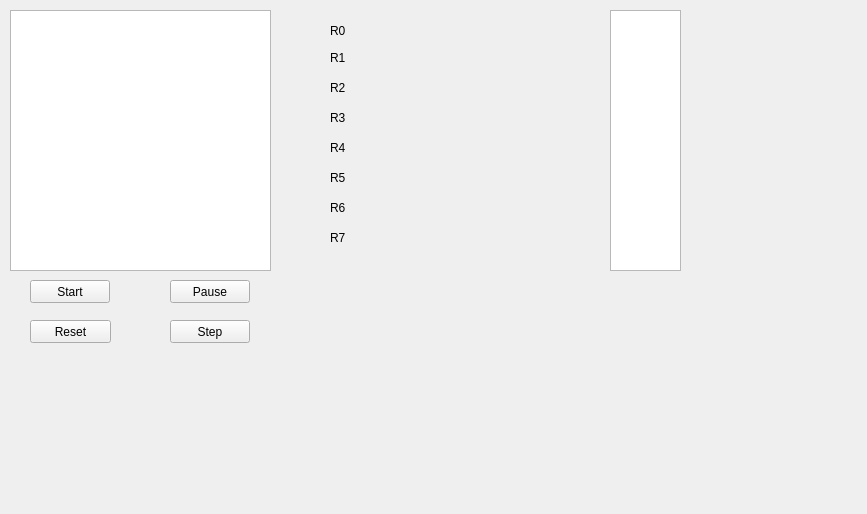
<?xml version="1.0" encoding="UTF-8"?>
<ui version="4.0">
 <class>MainWidget</class>
 <widget class="QWidget" name="MainWidget">
  <property name="geometry">
   <rect>
    <x>0</x>
    <y>0</y>
    <width>867</width>
    <height>514</height>
   </rect>
  </property>
  <property name="windowTitle">
   <string>MainWidget</string>
  </property>
  <widget class="QPushButton" name="pushButton">
   <property name="geometry">
    <rect>
     <x>30</x>
     <y>280</y>
     <width>80</width>
     <height>23</height>
    </rect>
   </property>
   <property name="text">
    <string>Start</string>
   </property>
  </widget>
  <widget class="QPushButton" name="pushButton_2">
   <property name="geometry">
    <rect>
     <x>170</x>
     <y>320</y>
     <width>80</width>
     <height>23</height>
    </rect>
   </property>
   <property name="text">
    <string>Step</string>
   </property>
  </widget>
  <widget class="QPushButton" name="pushButton_3">
   <property name="geometry">
    <rect>
     <x>30</x>
     <y>320</y>
     <width>81</width>
     <height>23</height>
    </rect>
   </property>
   <property name="text">
    <string>Reset</string>
   </property>
  </widget>
  <widget class="QPushButton" name="pushButton_4">
   <property name="geometry">
    <rect>
     <x>170</x>
     <y>280</y>
     <width>80</width>
     <height>23</height>
    </rect>
   </property>
   <property name="text">
    <string>Pause</string>
   </property>
  </widget>
  <widget class="QGraphicsView" name="graphicsView">
   <property name="geometry">
    <rect>
     <x>10</x>
     <y>10</y>
     <width>261</width>
     <height>261</height>
    </rect>
   </property>
  </widget>
  <widget class="QListWidget" name="listWidget">
   <property name="geometry">
    <rect>
     <x>610</x>
     <y>10</y>
     <width>71</width>
     <height>261</height>
    </rect>
   </property>
  </widget>
  <widget class="QLabel" name="label">
   <property name="geometry">
    <rect>
     <x>330</x>
     <y>20</y>
     <width>41</width>
     <height>21</height>
    </rect>
   </property>
   <property name="text">
    <string>R0</string>
   </property>
  </widget>
  <widget class="QLabel" name="label_2">
   <property name="geometry">
    <rect>
     <x>330</x>
     <y>50</y>
     <width>59</width>
     <height>15</height>
    </rect>
   </property>
   <property name="text">
    <string>R1</string>
   </property>
  </widget>
  <widget class="QLabel" name="label_3">
   <property name="geometry">
    <rect>
     <x>330</x>
     <y>80</y>
     <width>59</width>
     <height>15</height>
    </rect>
   </property>
   <property name="text">
    <string>R2</string>
   </property>
  </widget>
  <widget class="QLabel" name="label_4">
   <property name="geometry">
    <rect>
     <x>330</x>
     <y>110</y>
     <width>59</width>
     <height>15</height>
    </rect>
   </property>
   <property name="text">
    <string>R3</string>
   </property>
  </widget>
  <widget class="QLabel" name="label_5">
   <property name="geometry">
    <rect>
     <x>330</x>
     <y>140</y>
     <width>59</width>
     <height>15</height>
    </rect>
   </property>
   <property name="text">
    <string>R4</string>
   </property>
  </widget>
  <widget class="QLabel" name="label_6">
   <property name="geometry">
    <rect>
     <x>330</x>
     <y>170</y>
     <width>59</width>
     <height>15</height>
    </rect>
   </property>
   <property name="text">
    <string>R5</string>
   </property>
  </widget>
  <widget class="QLabel" name="label_7">
   <property name="geometry">
    <rect>
     <x>330</x>
     <y>200</y>
     <width>59</width>
     <height>15</height>
    </rect>
   </property>
   <property name="text">
    <string>R6</string>
   </property>
  </widget>
  <widget class="QLabel" name="label_8">
   <property name="geometry">
    <rect>
     <x>330</x>
     <y>230</y>
     <width>59</width>
     <height>15</height>
    </rect>
   </property>
   <property name="text">
    <string>R7</string>
   </property>
  </widget>
  <widget class="QLabel" name="label_9">
   <property name="geometry">
    <rect>
     <x>400</x>
     <y>20</y>
     <width>91</width>
     <height>16</height>
    </rect>
   </property>
   <property name="layoutDirection">
    <enum>Qt::RightToLeft</enum>
   </property>
   <property name="text">
    <string/>
   </property>
  </widget>
  <widget class="QLabel" name="label_10">
   <property name="geometry">
    <rect>
     <x>400</x>
     <y>50</y>
     <width>91</width>
     <height>16</height>
    </rect>
   </property>
   <property name="mouseTracking">
    <bool>false</bool>
   </property>
   <property name="layoutDirection">
    <enum>Qt::RightToLeft</enum>
   </property>
   <property name="text">
    <string/>
   </property>
  </widget>
  <widget class="QLabel" name="label_11">
   <property name="geometry">
    <rect>
     <x>400</x>
     <y>80</y>
     <width>91</width>
     <height>16</height>
    </rect>
   </property>
   <property name="layoutDirection">
    <enum>Qt::RightToLeft</enum>
   </property>
   <property name="text">
    <string/>
   </property>
  </widget>
  <widget class="QLabel" name="label_12">
   <property name="geometry">
    <rect>
     <x>400</x>
     <y>110</y>
     <width>91</width>
     <height>16</height>
    </rect>
   </property>
   <property name="layoutDirection">
    <enum>Qt::RightToLeft</enum>
   </property>
   <property name="text">
    <string/>
   </property>
  </widget>
  <widget class="QLabel" name="label_13">
   <property name="geometry">
    <rect>
     <x>400</x>
     <y>140</y>
     <width>91</width>
     <height>16</height>
    </rect>
   </property>
   <property name="layoutDirection">
    <enum>Qt::RightToLeft</enum>
   </property>
   <property name="text">
    <string/>
   </property>
  </widget>
  <widget class="QLabel" name="label_14">
   <property name="geometry">
    <rect>
     <x>400</x>
     <y>170</y>
     <width>91</width>
     <height>16</height>
    </rect>
   </property>
   <property name="layoutDirection">
    <enum>Qt::RightToLeft</enum>
   </property>
   <property name="text">
    <string/>
   </property>
  </widget>
  <widget class="QLabel" name="label_15">
   <property name="geometry">
    <rect>
     <x>400</x>
     <y>200</y>
     <width>91</width>
     <height>16</height>
    </rect>
   </property>
   <property name="layoutDirection">
    <enum>Qt::RightToLeft</enum>
   </property>
   <property name="text">
    <string/>
   </property>
  </widget>
  <widget class="QLabel" name="label_16">
   <property name="geometry">
    <rect>
     <x>400</x>
     <y>230</y>
     <width>91</width>
     <height>16</height>
    </rect>
   </property>
   <property name="layoutDirection">
    <enum>Qt::RightToLeft</enum>
   </property>
   <property name="text">
    <string/>
   </property>
  </widget>
 </widget>
 <layoutdefault spacing="6" margin="11"/>
 <resources/>
 <connections/>
</ui>
